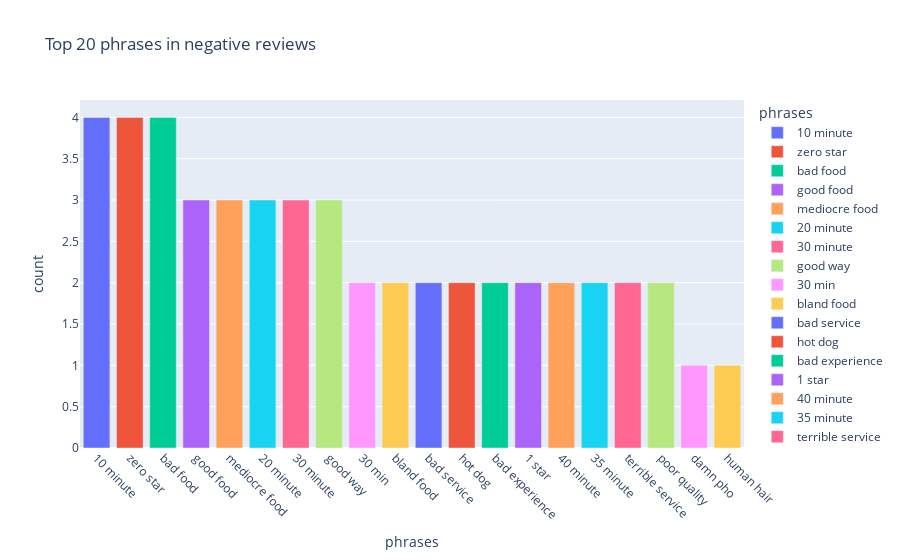

Source (notebook cell):
### Code cell
fig = px.bar(negative_phrases, x = 'phrases', y = 'count', color = 'phrases', 
             title='Top 20 phrases used in negative reviews')
fig.update_xaxes(tickangle=45)
fig.show()

### Figure 1 — Plotly figure (JSON) as saved in the notebook; plotly's stock layout.template omitted (floating-point values rounded to 4 significant figures)
{"data": [{"alignmentgroup": "True", "hovertemplate": "phrases=%{x}<br>count=%{y}<extra></extra>", "legendgroup": "10 minute", "marker": {"color": "#636efa"}, "name": "10 minute", "offsetgroup": "10 minute", "orientation": "v", "showlegend": true, "textposition": "auto", "type": "bar", "x": ["10 minute"], "xaxis": "x", "y": [4], "yaxis": "y"}, {"alignmentgroup": "True", "hovertemplate": "phrases=%{x}<br>count=%{y}<extra></extra>", "legendgroup": "zero star", "marker": {"color": "#EF553B"}, "name": "zero star", "offsetgroup": "zero star", "orientation": "v", "showlegend": true, "textposition": "auto", "type": "bar", "x": ["zero star"], "xaxis": "x", "y": [4], "yaxis": "y"}, {"alignmentgroup": "True", "hovertemplate": "phrases=%{x}<br>count=%{y}<extra></extra>", "legendgroup": "bad food", "marker": {"color": "#00cc96"}, "name": "bad food", "offsetgroup": "bad food", "orientation": "v", "showlegend": true, "textposition": "auto", "type": "bar", "x": ["bad food"], "xaxis": "x", "y": [4], "yaxis": "y"}, {"alignmentgroup": "True", "hovertemplate": "phrases=%{x}<br>count=%{y}<extra></extra>", "legendgroup": "good food", "marker": {"color": "#ab63fa"}, "name": "good food", "offsetgroup": "good food", "orientation": "v", "showlegend": true, "textposition": "auto", "type": "bar", "x": ["good food"], "xaxis": "x", "y": [3], "yaxis": "y"}, {"alignmentgroup": "True", "hovertemplate": "phrases=%{x}<br>count=%{y}<extra></extra>", "legendgroup": "mediocre food", "marker": {"color": "#FFA15A"}, "name": "mediocre food", "offsetgroup": "mediocre food", "orientation": "v", "showlegend": true, "textposition": "auto", "type": "bar", "x": ["mediocre food"], "xaxis": "x", "y": [3], "yaxis": "y"}, {"alignmentgroup": "True", "hovertemplate": "phrases=%{x}<br>count=%{y}<extra></extra>", "legendgroup": "20 minute", "marker": {"color": "#19d3f3"}, "name": "20 minute", "offsetgroup": "20 minute", "orientation": "v", "showlegend": true, "textposition": "auto", "type": "bar", "x": ["20 minute"], "xaxis": "x", "y": [3], "yaxis": "y"}, {"alignmentgroup": "True", "hovertemplate": "phrases=%{x}<br>count=%{y}<extra></extra>", "legendgroup": "30 minute", "marker": {"color": "#FF6692"}, "name": "30 minute", "offsetgroup": "30 minute", "orientation": "v", "showlegend": true, "textposition": "auto", "type": "bar", "x": ["30 minute"], "xaxis": "x", "y": [3], "yaxis": "y"}, {"alignmentgroup": "True", "hovertemplate": "phrases=%{x}<br>count=%{y}<extra></extra>", "legendgroup": "good way", "marker": {"color": "#B6E880"}, "name": "good way", "offsetgroup": "good way", "orientation": "v", "showlegend": true, "textposition": "auto", "type": "bar", "x": ["good way"], "xaxis": "x", "y": [3], "yaxis": "y"}, {"alignmentgroup": "True", "hovertemplate": "phrases=%{x}<br>count=%{y}<extra></extra>", "legendgroup": "30 min", "marker": {"color": "#FF97FF"}, "name": "30 min", "offsetgroup": "30 min", "orientation": "v", "showlegend": true, "textposition": "auto", "type": "bar", "x": ["30 min"], "xaxis": "x", "y": [2], "yaxis": "y"}, {"alignmentgroup": "True", "hovertemplate": "phrases=%{x}<br>count=%{y}<extra></extra>", "legendgroup": "bland food", "marker": {"color": "#FECB52"}, "name": "bland food", "offsetgroup": "bland food", "orientation": "v", "showlegend": true, "textposition": "auto", "type": "bar", "x": ["bland food"], "xaxis": "x", "y": [2], "yaxis": "y"}, {"alignmentgroup": "True", "hovertemplate": "phrases=%{x}<br>count=%{y}<extra></extra>", "legendgroup": "bad service", "marker": {"color": "#636efa"}, "name": "bad service", "offsetgroup": "bad service", "orientation": "v", "showlegend": true, "textposition": "auto", "type": "bar", "x": ["bad service"], "xaxis": "x", "y": [2], "yaxis": "y"}, {"alignmentgroup": "True", "hovertemplate": "phrases=%{x}<br>count=%{y}<extra></extra>", "legendgroup": "hot dog", "marker": {"color": "#EF553B"}, "name": "hot dog", "offsetgroup": "hot dog", "orientation": "v", "showlegend": true, "textposition": "auto", "type": "bar", "x": ["hot dog"], "xaxis": "x", "y": [2], "yaxis": "y"}, {"alignmentgroup": "True", "hovertemplate": "phrases=%{x}<br>count=%{y}<extra></extra>", "legendgroup": "bad experience", "marker": {"color": "#00cc96"}, "name": "bad experience", "offsetgroup": "bad experience", "orientation": "v", "showlegend": true, "textposition": "auto", "type": "bar", "x": ["bad experience"], "xaxis": "x", "y": [2], "yaxis": "y"}, {"alignmentgroup": "True", "hovertemplate": "phrases=%{x}<br>count=%{y}<extra></extra>", "legendgroup": "1 star", "marker": {"color": "#ab63fa"}, "name": "1 star", "offsetgroup": "1 star", "orientation": "v", "showlegend": true, "textposition": "auto", "type": "bar", "x": ["1 star"], "xaxis": "x", "y": [2], "yaxis": "y"}, {"alignmentgroup": "True", "hovertemplate": "phrases=%{x}<br>count=%{y}<extra></extra>", "legendgroup": "40 minute", "marker": {"color": "#FFA15A"}, "name": "40 minute", "offsetgroup": "40 minute", "orientation": "v", "showlegend": true, "textposition": "auto", "type": "bar", "x": ["40 minute"], "xaxis": "x", "y": [2], "yaxis": "y"}, {"alignmentgroup": "True", "hovertemplate": "phrases=%{x}<br>count=%{y}<extra></extra>", "legendgroup": "35 minute", "marker": {"color": "#19d3f3"}, "name": "35 minute", "offsetgroup": "35 minute", "orientation": "v", "showlegend": true, "textposition": "auto", "type": "bar", "x": ["35 minute"], "xaxis": "x", "y": [2], "yaxis": "y"}, {"alignmentgroup": "True", "hovertemplate": "phrases=%{x}<br>count=%{y}<extra></extra>", "legendgroup": "terrible service", "marker": {"color": "#FF6692"}, "name": "terrible service", "offsetgroup": "terrible service", "orientation": "v", "showlegend": true, "textposition": "auto", "type": "bar", "x": ["terrible service"], "xaxis": "x", "y": [2], "yaxis": "y"}, {"alignmentgroup": "True", "hovertemplate": "phrases=%{x}<br>count=%{y}<extra></extra>", "legendgroup": "poor quality", "marker": {"color": "#B6E880"}, "name": "poor quality", "offsetgroup": "poor quality", "orientation": "v", "showlegend": true, "textposition": "auto", "type": "bar", "x": ["poor quality"], "xaxis": "x", "y": [2], "yaxis": "y"}, {"alignmentgroup": "True", "hovertemplate": "phrases=%{x}<br>count=%{y}<extra></extra>", "legendgroup": "damn pho", "marker": {"color": "#FF97FF"}, "name": "damn pho", "offsetgroup": "damn pho", "orientation": "v", "showlegend": true, "textposition": "auto", "type": "bar", "x": ["damn pho"], "xaxis": "x", "y": [1], "yaxis": "y"}, {"alignmentgroup": "True", "hovertemplate": "phrases=%{x}<br>count=%{y}<extra></extra>", "legendgroup": "human hair", "marker": {"color": "#FECB52"}, "name": "human hair", "offsetgroup": "human hair", "orientation": "v", "showlegend": true, "textposition": "auto", "type": "bar", "x": ["human hair"], "xaxis": "x", "y": [1], "yaxis": "y"}], "layout": {"barmode": "relative", "legend": {"title": {"text": "phrases"}, "tracegroupgap": 0}, "title": {"text": "Top 20 phrases in negative reviews"}, "xaxis": {"anchor": "y", "categoryarray": ["10 minute", "zero star", "bad food", "good food", "mediocre food", "20 minute", "30 minute", "good way", "30 min", "bland food", "bad service", "hot dog", "bad experience", "1 star", "40 minute", "35 minute", "terrible service", "poor quality", "damn pho", "human hair"], "categoryorder": "array", "domain": [0, 1], "tickangle": 45, "title": {"text": "phrases"}}, "yaxis": {"anchor": "x", "domain": [0, 1], "title": {"text": "count"}}}}
